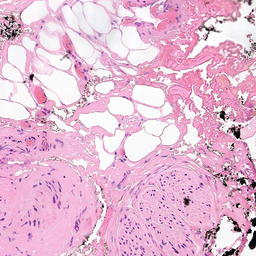
#> input picture evaluation/original/Tile005114_4.jpg, 256 x 256 px
$ python -i videoQualityMetrics.py   (imports and definitions only)
#> lines starting #> are read from the running program, lines starting #| are printed output that depends on the picture
# @Author: Sharib Ali <shariba>
# @Date:   2018-05-09T11:52:47+01:00
# @Email:  sharib.ali@eng.ox.ac.uk
# @Project: BRC: VideoEndoscopy
# @Filename: videoQualityMetrics.py
# @Last modified by:   shariba
# @Last modified time: 2018-08-07T14:43:24+01:00
# @Copyright: 2018-2020, sharib ali

import numpy
import math
import scipy.signal
import scipy.ndimage

# [73 lines left out: functions psnr, MSE, vifp_mscale, not called in this run]

from numpy import sqrt, pi
import scipy.ndimage.filters

"""
RECO: Relative Polar Edge Coherence
An excellent reduced-reference metric (need just one number from the source image to compare with).
This implementation follows closely the notation and terminology in the original paper, except that some of the kernels are reflected
(probably due to y axis pointing down rather than up in images).
Cite:
Baroncini, V., Capodiferro, L., Di Claudio, E. D., & Jacovitti, G. (2009). The polar edge coherence:
a quasi blind metric for video quality assessment. EUSIPCO 2009, Glasgow, 564-568.
"""

def Laguerre_Gauss_Circular_Harmonic_3_0(size, sigma):
    x = numpy.linspace(-size/2.0, size/2.0, size)
    y = numpy.linspace(-size/2.0, size/2.0, size)
    xx, yy = numpy.meshgrid(x, y)

    r = numpy.sqrt(xx*xx + yy*yy)
    gamma = numpy.arctan2(yy, xx)
    l30 = - (1/6.0) * (1 / (sigma * sqrt(pi))) * numpy.exp( -r*r / (2*sigma*sigma)) * (sqrt(r*r/(sigma*sigma)) ** 3) * numpy.exp( -1j * 3 * gamma )
    return l30

def Laguerre_Gauss_Circular_Harmonic_1_0(size, sigma):
    x = numpy.linspace(-size/2.0, size/2.0, size)
    y = numpy.linspace(-size/2.0, size/2.0, size)
    xx, yy = numpy.meshgrid(x, y)

    r = numpy.sqrt(xx*xx + yy*yy)
    gamma = numpy.arctan2(yy, xx)
    l10 = - (1 / (sigma * sqrt(pi))) * numpy.exp( -r*r / (2*sigma*sigma)) * sqrt(r*r/(sigma*sigma)) * numpy.exp( -1j * gamma )
    return l10

"""
Polar edge coherence map
Same size as source image
"""
def pec(img):
    # TODO scale parameter should depend on resolution
    l10 = Laguerre_Gauss_Circular_Harmonic_1_0(17, 2)
    l30 = Laguerre_Gauss_Circular_Harmonic_3_0(17, 2)
    y10 = scipy.ndimage.filters.convolve(img, numpy.real(l10)) + 1j * scipy.ndimage.filters.convolve(img, numpy.imag(l10))
    y30 = scipy.ndimage.filters.convolve(img, numpy.real(l30)) + 1j * scipy.ndimage.filters.convolve(img, numpy.imag(l30))
    pec_map = - (numpy.absolute(y30) / numpy.absolute(y10)) * numpy.cos( numpy.angle(y30) - 3 * numpy.angle(y10) )
    return pec_map

"""
Edge coherence metric
Just one number summarizing typical edge coherence in this image.
"""
# [10 lines left out: function eco, not called in this run]

"""
Relative edge coherence
Ratio of ECO
"""
def reco(img1, img2):
    C = 1 # TODO what is a good value?
    return (eco(img2) + C) / (eco(img1) + C)

>>> import cv2
>>> picture = cv2.imread('original/Tile005114_4.jpg', cv2.IMREAD_GRAYSCALE)
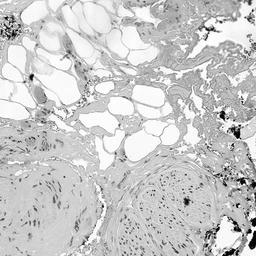
#> picture: shape (256, 256); min 0, max 255, mean 202.5
>>> result = pec(picture)
#> in pec, `pec_map = - (numpy.absolute(y30) / numpy.absolute(y10)) * numpy.cos( n..`:
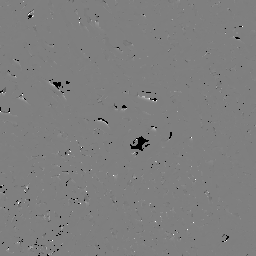
#> pec_map: shape (256, 256) float64; 0.62% of the values are NaN or infinite; the others: min -255, max 255, mean 0.0985; drawn with min black, max white, NaN and infinite black
